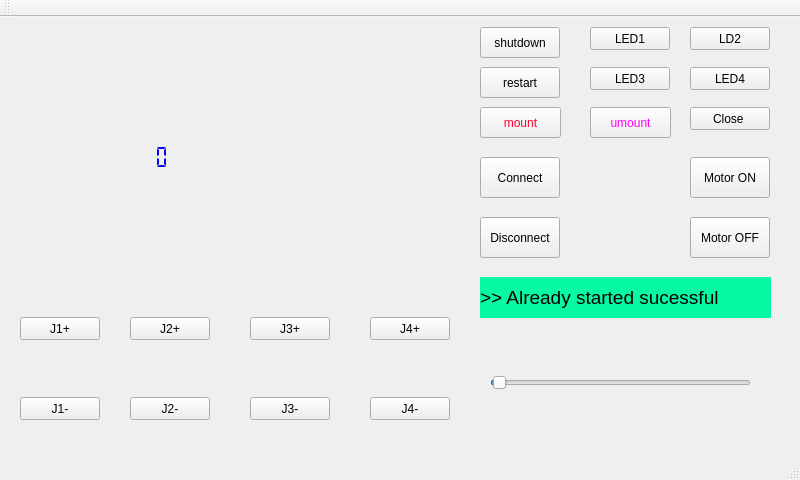
<?xml version="1.0" encoding="UTF-8"?>
<ui version="4.0">
 <class>MainWindow</class>
 <widget class="QMainWindow" name="MainWindow">
  <property name="geometry">
   <rect>
    <x>0</x>
    <y>0</y>
    <width>800</width>
    <height>480</height>
   </rect>
  </property>
  <property name="windowTitle">
   <string>MainWindow</string>
  </property>
  <property name="autoFillBackground">
   <bool>false</bool>
  </property>
  <property name="styleSheet">
   <string notr="true"/>
  </property>
  <widget class="QWidget" name="centralWidget">
   <widget class="QPushButton" name="pushButton_LED1">
    <property name="geometry">
     <rect>
      <x>590</x>
      <y>10</y>
      <width>80</width>
      <height>23</height>
     </rect>
    </property>
    <property name="text">
     <string>LED1</string>
    </property>
   </widget>
   <widget class="QPushButton" name="pushButton_LED2">
    <property name="geometry">
     <rect>
      <x>690</x>
      <y>10</y>
      <width>80</width>
      <height>23</height>
     </rect>
    </property>
    <property name="text">
     <string>LD2</string>
    </property>
   </widget>
   <widget class="QPushButton" name="pushButton_LED3">
    <property name="geometry">
     <rect>
      <x>590</x>
      <y>50</y>
      <width>80</width>
      <height>23</height>
     </rect>
    </property>
    <property name="text">
     <string>LED3</string>
    </property>
   </widget>
   <widget class="QPushButton" name="pushButton_LED4">
    <property name="geometry">
     <rect>
      <x>690</x>
      <y>50</y>
      <width>80</width>
      <height>23</height>
     </rect>
    </property>
    <property name="text">
     <string>LED4</string>
    </property>
   </widget>
   <widget class="QPushButton" name="pushButton_close">
    <property name="geometry">
     <rect>
      <x>690</x>
      <y>90</y>
      <width>80</width>
      <height>23</height>
     </rect>
    </property>
    <property name="text">
     <string>Close </string>
    </property>
   </widget>
   <widget class="QPushButton" name="pushButton_restart">
    <property name="geometry">
     <rect>
      <x>480</x>
      <y>50</y>
      <width>80</width>
      <height>31</height>
     </rect>
    </property>
    <property name="text">
     <string>restart</string>
    </property>
   </widget>
   <widget class="QPushButton" name="pushButton_shutdown">
    <property name="geometry">
     <rect>
      <x>480</x>
      <y>10</y>
      <width>80</width>
      <height>31</height>
     </rect>
    </property>
    <property name="text">
     <string>shutdown</string>
    </property>
   </widget>
   <widget class="QLCDNumber" name="lcdNumber">
    <property name="geometry">
     <rect>
      <x>70</x>
      <y>120</y>
      <width>101</width>
      <height>41</height>
     </rect>
    </property>
    <property name="autoFillBackground">
     <bool>false</bool>
    </property>
    <property name="styleSheet">
     <string notr="true">color: rgb(5, 0, 255);</string>
    </property>
    <property name="frameShape">
     <enum>QFrame::NoFrame</enum>
    </property>
    <property name="digitCount">
     <number>8</number>
    </property>
    <property name="segmentStyle">
     <enum>QLCDNumber::Flat</enum>
    </property>
    <property name="intValue" stdset="0">
     <number>0</number>
    </property>
   </widget>
   <widget class="QPushButton" name="pushButton_mount">
    <property name="geometry">
     <rect>
      <x>480</x>
      <y>90</y>
      <width>81</width>
      <height>31</height>
     </rect>
    </property>
    <property name="styleSheet">
     <string notr="true">color: rgb(255, 0, 40);</string>
    </property>
    <property name="text">
     <string>mount</string>
    </property>
   </widget>
   <widget class="QPushButton" name="pushButton_umount">
    <property name="geometry">
     <rect>
      <x>590</x>
      <y>90</y>
      <width>81</width>
      <height>31</height>
     </rect>
    </property>
    <property name="styleSheet">
     <string notr="true">color: rgb(255, 0, 246);</string>
    </property>
    <property name="text">
     <string>umount</string>
    </property>
   </widget>
   <widget class="QLabel" name="label">
    <property name="geometry">
     <rect>
      <x>480</x>
      <y>260</y>
      <width>291</width>
      <height>41</height>
     </rect>
    </property>
    <property name="font">
     <font>
      <pointsize>14</pointsize>
     </font>
    </property>
    <property name="styleSheet">
     <string notr="true">background-color: rgb(7, 249, 164);</string>
    </property>
    <property name="text">
     <string>&gt;&gt; Already started sucessful</string>
    </property>
   </widget>
   <widget class="QPushButton" name="pushButton_serial_connct">
    <property name="geometry">
     <rect>
      <x>480</x>
      <y>140</y>
      <width>80</width>
      <height>41</height>
     </rect>
    </property>
    <property name="text">
     <string>Connect</string>
    </property>
   </widget>
   <widget class="QPushButton" name="pushButton_serial_disconnect">
    <property name="geometry">
     <rect>
      <x>480</x>
      <y>200</y>
      <width>80</width>
      <height>41</height>
     </rect>
    </property>
    <property name="text">
     <string>Disconnect</string>
    </property>
   </widget>
   <widget class="QPushButton" name="pushButton_Enable">
    <property name="geometry">
     <rect>
      <x>690</x>
      <y>140</y>
      <width>80</width>
      <height>41</height>
     </rect>
    </property>
    <property name="text">
     <string>Motor ON</string>
    </property>
    <property name="flat">
     <bool>false</bool>
    </property>
   </widget>
   <widget class="QPushButton" name="pushButton_Disable">
    <property name="geometry">
     <rect>
      <x>690</x>
      <y>200</y>
      <width>80</width>
      <height>41</height>
     </rect>
    </property>
    <property name="text">
     <string>Motor OFF</string>
    </property>
   </widget>
   <widget class="QPushButton" name="pushButton_J1F">
    <property name="geometry">
     <rect>
      <x>20</x>
      <y>300</y>
      <width>80</width>
      <height>23</height>
     </rect>
    </property>
    <property name="text">
     <string>J1+</string>
    </property>
   </widget>
   <widget class="QPushButton" name="pushButton_J1B">
    <property name="geometry">
     <rect>
      <x>20</x>
      <y>380</y>
      <width>80</width>
      <height>23</height>
     </rect>
    </property>
    <property name="text">
     <string>J1-</string>
    </property>
   </widget>
   <widget class="QPushButton" name="pushButton_J2F">
    <property name="geometry">
     <rect>
      <x>130</x>
      <y>300</y>
      <width>80</width>
      <height>23</height>
     </rect>
    </property>
    <property name="text">
     <string>J2+</string>
    </property>
   </widget>
   <widget class="QPushButton" name="pushButton_J2B">
    <property name="geometry">
     <rect>
      <x>130</x>
      <y>380</y>
      <width>80</width>
      <height>23</height>
     </rect>
    </property>
    <property name="text">
     <string>J2-</string>
    </property>
   </widget>
   <widget class="QPushButton" name="pushButton_J3F">
    <property name="geometry">
     <rect>
      <x>250</x>
      <y>300</y>
      <width>80</width>
      <height>23</height>
     </rect>
    </property>
    <property name="text">
     <string>J3+</string>
    </property>
   </widget>
   <widget class="QPushButton" name="pushButton_J3B">
    <property name="geometry">
     <rect>
      <x>250</x>
      <y>380</y>
      <width>80</width>
      <height>23</height>
     </rect>
    </property>
    <property name="text">
     <string>J3-</string>
    </property>
   </widget>
   <widget class="QPushButton" name="pushButton_J4F">
    <property name="geometry">
     <rect>
      <x>370</x>
      <y>300</y>
      <width>80</width>
      <height>23</height>
     </rect>
    </property>
    <property name="text">
     <string>J4+</string>
    </property>
   </widget>
   <widget class="QPushButton" name="pushButton_J4B">
    <property name="geometry">
     <rect>
      <x>370</x>
      <y>380</y>
      <width>80</width>
      <height>23</height>
     </rect>
    </property>
    <property name="text">
     <string>J4-</string>
    </property>
   </widget>
   <widget class="QSlider" name="horizontalSlider">
    <property name="geometry">
     <rect>
      <x>490</x>
      <y>340</y>
      <width>261</width>
      <height>51</height>
     </rect>
    </property>
    <property name="maximum">
     <number>1310720</number>
    </property>
    <property name="singleStep">
     <number>1000</number>
    </property>
    <property name="pageStep">
     <number>1000</number>
    </property>
    <property name="value">
     <number>1000</number>
    </property>
    <property name="orientation">
     <enum>Qt::Horizontal</enum>
    </property>
   </widget>
  </widget>
  <widget class="QMenuBar" name="menuBar">
   <property name="geometry">
    <rect>
     <x>0</x>
     <y>0</y>
     <width>800</width>
     <height>20</height>
    </rect>
   </property>
  </widget>
  <widget class="QToolBar" name="mainToolBar">
   <attribute name="toolBarArea">
    <enum>TopToolBarArea</enum>
   </attribute>
   <attribute name="toolBarBreak">
    <bool>false</bool>
   </attribute>
  </widget>
  <widget class="QStatusBar" name="statusBar"/>
 </widget>
 <layoutdefault spacing="6" margin="11"/>
 <resources/>
 <connections/>
</ui>
